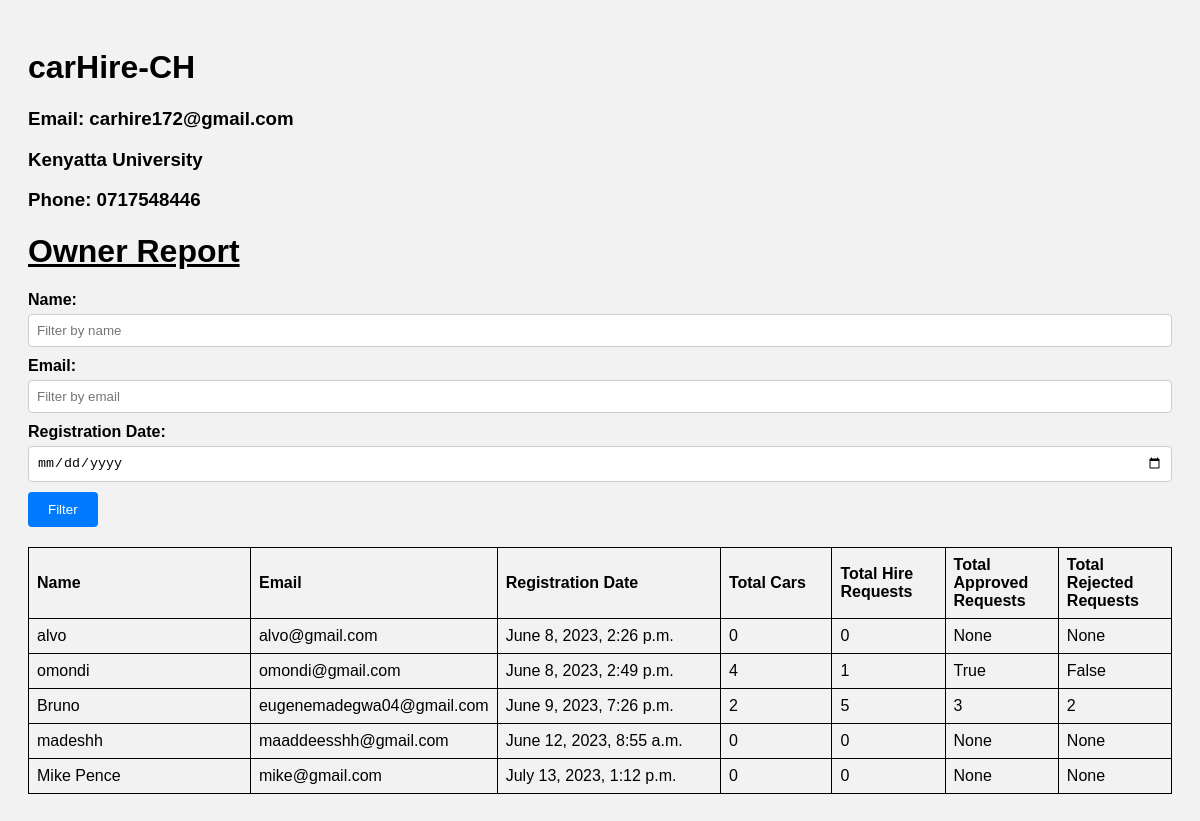
The page /custom_admin_dashboard_owner-report1/ on the database as committed earlier.
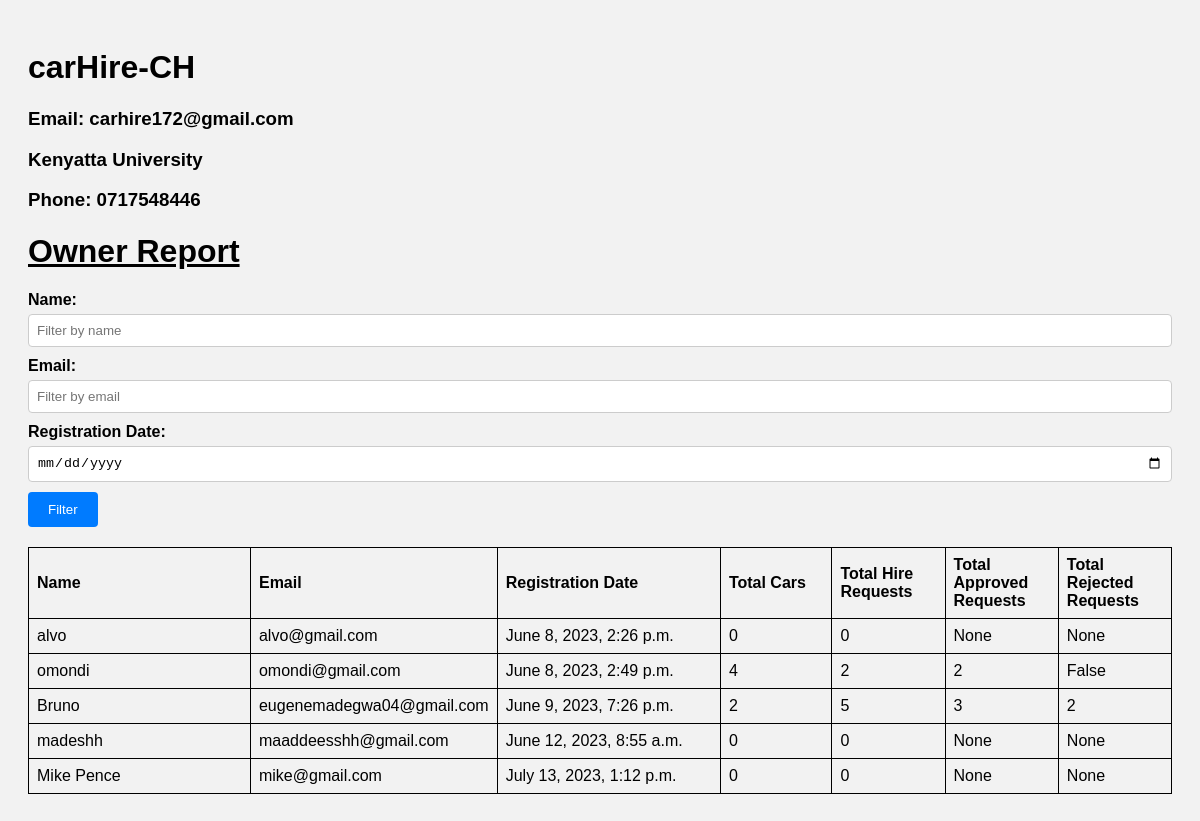
The same page on the database as committed later.
### accounts/models.py (models this page shows)
class User(AbstractUser):
    name = models.CharField(max_length=200, null=True) #attribute name defined
    email = models.EmailField(unique=True,null=True)

### accounts/views.py (the view)
# urls.py: path('custom_admin_dashboard_owner-report1/', views.owner_report1, name='owner_report1'),
def owner_report1(request):
    name = request.GET.get('name')
    email = request.GET.get('email')
    registration_date = request.GET.get('registration_date')
    owners = User.objects.filter(groups__name='owner')
    if name:
        owners = owners.filter(name__icontains=name)
    if email:
        owners = owners.filter(email__icontains=email)
    if registration_date:
        owners = owners.filter(date_joined=registration_date)
    owners_with_data = owners.annotate(
        total_cars=Count('car', distinct=True),
        total_hire_requests=Count('car__hire', distinct=True),
        total_approved_requests=Sum('car__hire__is_approved'),
        total_rejected_requests=Sum('car__hire__is_rejected')
    )
    return render(request, 'accounts/owner_report1.html', {'owners': owners_with_data})

### accounts/templates/accounts/owner_report1.html (shortened to what this page needs)
<!DOCTYPE html>
<html>
<head>
</head>
<body>
    <h1>carHire-CH</h1>
    <h3>Email: carhire172@gmail.com</h3>
    <h3>Kenyatta University</h3>
    <h3>Phone: 0717548446</h3>
    <h1 style="text-decoration: underline;">Owner Report</h1>
    <form method="GET" action="">
        <label for="name">Name:</label>
        <input type="text" name="name" value="{{ request.GET.name }}" placeholder="Filter by name">
        <br>
        <label for="email">Email:</label>
        <input type="email" name="email" value="{{ request.GET.email }}" placeholder="Filter by email">
        <br>
        <label for="registration_date">Registration Date:</label>
        <input type="date" name="registration_date" value="{{ request.GET.registration_date }}" placeholder="Filter by registration date">
        <br>
        <button type="submit">Filter</button>
    </form>
    <table>
        <thead>
            <tr>
                <th>Name</th>
                <th>Email</th>
                <th>Registration Date</th>
                <th>Total Cars</th>
                <th>Total Hire Requests</th>
                <th>Total Approved Requests</th>
                <th>Total Rejected Requests</th>
            </tr>
        </thead>
        <tbody>
            {% for owner in owners %}
            <tr>
                <td>{{ owner.name }}</td>
                <td>{{ owner.email }}</td>
                <td>{{ owner.date_joined }}</td>
                <td>{{ owner.total_cars }}</td>
                <td>{{ owner.total_hire_requests }}</td>
                <td>{{ owner.total_approved_requests }}</td>
                <td>{{ owner.total_rejected_requests }}</td>
            </tr>
            {% endfor %}
        </tbody>
    </table>
</body>
</html>

Rows that differ between the two databases and show on the page:
changed User "omondi": total_hire_requests "1" → "2"; total_approved_requests "True" → "2"
